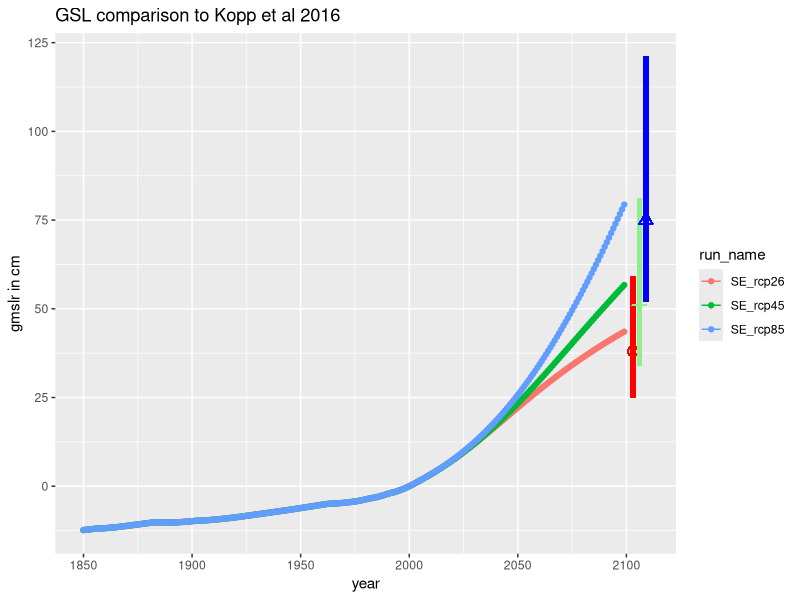

This figure's R source:

# Rcode to implement Kopp 2016 sea level rise semi-empirical projections
# currently uses only a single value of each parameter, rather than an uncertain distribution
# unclear where to set initial equilibrium temperature...
# https://www.pnas.org/content/113/11/E1434

#Equation 10
#dh/dt = b[T(t) -Te(t)]+phi(t)
#DTe/dt = [T(t)-Te(t)]/p1
#dphi/dt = -phi/p2

# created by M.Sarofim
# additional edits C. Hartin
# 5/11/2021


#############################################

library(ggplot2)
library(dplyr)
library(tidyr)

phicalc <- function(phi0, p2, numyears)
{
  t <- 1:numyears
  y1 <- phi0 * exp(-t/p2)
  return(y1)
}

equiltempcalc <- function(equiltemp0, p1, temp)
  {
  y1 <- numeric(numyears)
  for(t in 1:numyears)
    {
    ifelse(t == 1, 
               y1[t] <- equiltemp0,
               y1[t] <- y1[t-1]+(temp[t]-y1[t-1])/p1)
  }
  return(y1)
}

sealevelcalc <- function(bscalar, equiltemp, phi, temp)
{
  y1 <- numeric(numyears)
  for(t in 1:numyears)
  {
    ifelse(t==1, 
               y1[t] <- 0,
               y1[t] <- y1[t-1]+bscalar*(temp[t]-equiltemp[t])+phi[t])
  }
  return(y1)
}

###### Parameters

phi0 <- 0.1 #mm/year: multi-millenial contribution. 
#Kopp: "order 0.1 mm/y in 2000 CE"
bscalar <- 4.0 #scalar: sensitivity of sea level to temperature difference
#Kopp: eyeballing mode from Figure S5 for "a"
p1 <- 174 #timescale: how quickly does equilibrium temp reach current temp
#Kopp: eyeballing mode from FIgure S5 for "tau"
p2 <- 4175 #timescale: e-folding decay rate for phi 
#Kopp: eyeballing mode for "tau-c"
equiltemp0 <- -0.05 # or 0.25
#tempscen$temperature[1] - 0.5 #initial equiltemp

######

# reading in the temperature trajectory from Hector rcp26, 45, 85 scenarios
# relative to 2000 baseline

tempscen <- read.csv("Data/sample_outputstream_rcp26.csv", sep = ",", skip = 1) %>%
  select(-component) %>% 
  filter(year > 1849) %>% 
  filter(variable == "Tgav") %>% 
  rename("temperature" = "value") %>% 
  select(year, temperature) 

numyears <- length(tempscen$year)


tempscen$equiltemp <- equiltempcalc(equiltemp0, p1, tempscen$temperature)
tempscen$phi <- phicalc(phi0, p2, numyears)
tempscen$sealevel <- sealevelcalc(bscalar, tempscen$equiltemp, tempscen$phi, 
                                  tempscen$temperature)
tempscen_rcp26 <- tempscen %>% 
  mutate(run_name = "SE_rcp26")

avg <- as.numeric(summarise(filter(tempscen_rcp26, year %in% c(2000)), SLR = mean(sealevel)))

tempscen_rcp26 <- mutate(tempscen_rcp26, SLR = sealevel - avg)

#### 
tempscen <- read.csv("Data/sample_outputstream_rcp45.csv", sep = ",", skip = 1) %>%
  select(-component) %>% 
  filter(year > 1849) %>% 
  filter(variable == "Tgav") %>% 
  rename("temperature" = "value") %>% 
  select(year, temperature) 

tempscen$equiltemp <- equiltempcalc(equiltemp0, p1, tempscen$temperature)
tempscen$phi <- phicalc(phi0, p2, numyears)
tempscen$sealevel <- sealevelcalc(bscalar, tempscen$equiltemp, tempscen$phi, 
                                  tempscen$temperature)
tempscen_rcp45 <- tempscen %>% 
  mutate(run_name = "SE_rcp45")

avg <- as.numeric(summarise(filter(tempscen_rcp45, year %in% c(2000)), SLR = mean(sealevel)))

tempscen_rcp45 <- mutate(tempscen_rcp45, SLR = sealevel - avg)


####
tempscen <- read.csv("Data/sample_outputstream_rcp85.csv", sep = ",", skip = 1) %>%
  select(-component) %>% 
  filter(year > 1849) %>% 
  filter(variable == "Tgav") %>% 
  rename("temperature" = "value") %>% 
  select(year, temperature) 

tempscen$equiltemp <- equiltempcalc(equiltemp0, p1, tempscen$temperature)
tempscen$phi <- phicalc(phi0, p2, numyears)
tempscen$sealevel <- sealevelcalc(bscalar, tempscen$equiltemp, tempscen$phi, 
                                  tempscen$temperature)
tempscen_rcp85 <- tempscen %>% 
  mutate(run_name = "SE_rcp85")

avg <- as.numeric(summarise(filter(tempscen_rcp85, year %in% c(2000)), SLR = mean(sealevel)))

tempscen_rcp85 <- mutate(tempscen_rcp85, SLR = sealevel - avg)

se_slr <- rbind(tempscen_rcp26, tempscen_rcp45, tempscen_rcp85) %>% 
  select(-equiltemp, -phi) %>% 
  rename("value" = "SLR") %>% 
  mutate(value = value/10) %>% 
  filter(year<2100) %>% 
  mutate(model = "SE")

ggplot(se_slr, aes(year, value, color=run_name)) +
  geom_line() +
  geom_point() +
  geom_segment(aes(x = 2103, y = 25, xend = 2103, yend = 59), color = "red", size = 1.5) +
  geom_point(aes(x = 2103, y = 38), color = "red", shape = 1, size = 3) +
  
  geom_segment(aes(x = 2106, y = 34, xend = 2106, yend = 81), color = "light green", size = 1.5) +
  geom_point(aes(x = 2106, y = 51), color = "light green", shape = 3, size = 3) +
  
  geom_segment(aes(x = 2109, y = 52, xend = 2109, yend = 121), color = "blue", size = 1.5) +
  geom_point(aes(x = 2109, y = 75), shape = 2, color = "blue", size = 3) +
  xlim(1850,2110) +
  ylab("gmslr in cm") +
  ggtitle("GSL comparison to Kopp et al 2016")

